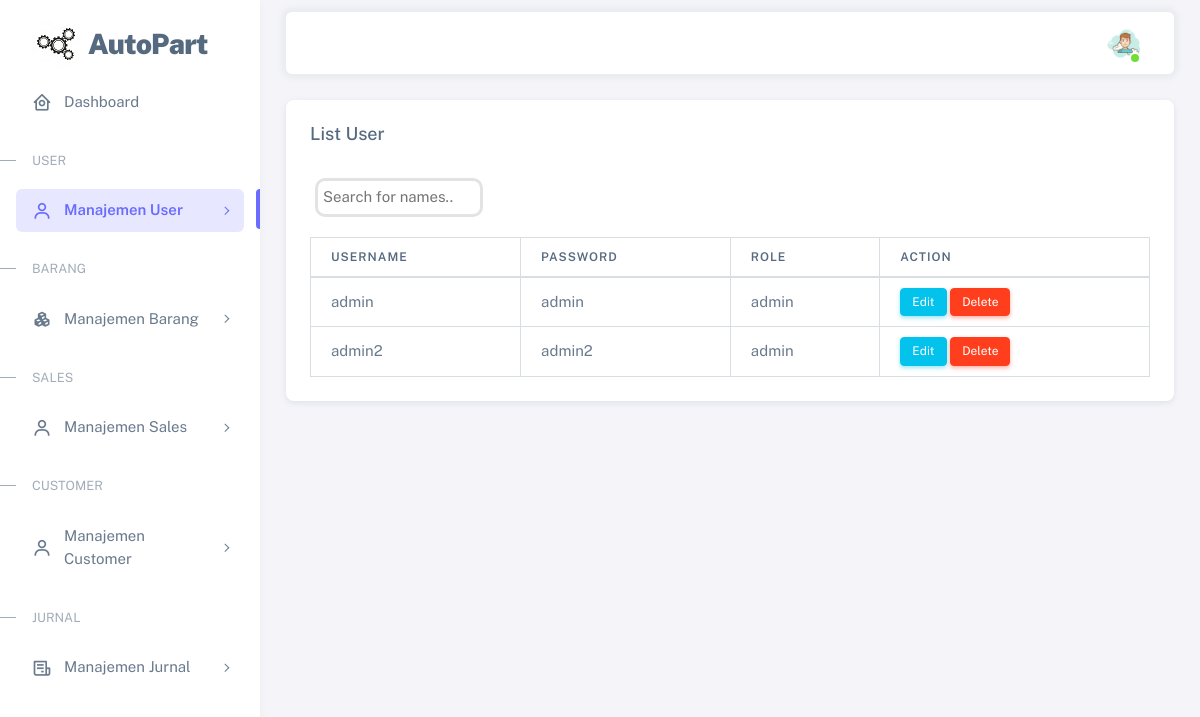
Screenshot of /admin/list_user.php with the database file from the repository.
### tables this page shows
CREATE TABLE `tb_user` (
  `id_user` bigint(11) NOT NULL,
  `user_name` varchar(100) NOT NULL,
  `password_user` varchar(100) NOT NULL,
  `level_user` varchar(20) NOT NULL
);

### admin/list_user.php (the view, shortened to what this page needs)
<?php
  require_once("koneksi.php");
?>
<!DOCTYPE html>
<html>
  <head>
    <link rel="stylesheet" href="assets/vendor/fonts/boxicons.css" />
    <link rel="stylesheet" href="assets/vendor/css/core.css" />
    <link rel="stylesheet" href="assets/vendor/css/theme-default.css"/>
    <link rel="stylesheet" href="assets/css/demo.css" />
  </head>
  <body>
    <div class="layout-wrapper layout-content-navbar">
    <div class="layout-container">
        <aside id="layout-menu" class="layout-menu menu-vertical menu bg-menu-theme">
          <div class="app-brand demo">
            <a href="index.php" class="app-brand-link">
              <span class="app-brand-logo demo">
                 <img src="assets/img/favicon/admin.png">
              </span>
              <span class="app-brand-text demo menu-text fw-bolder ms-2">AutoPart</span>
            </a>
          </div>
            <ul class="menu-inner py-1">
              <li class="menu-item ">
                <a href="index.php" class="menu-link">
                  <i class="menu-icon tf-icons bx bx-home-circle"></i>
                  <div data-i18n="Analytics">Dashboard</div>
                </a>
              </li>
              <li class="menu-header small text-uppercase"><span class="menu-header-text">User</span></li>
                <li class="menu-item active">
                  <a href="#" class="menu-link menu-toggle">
                    <i class="menu-icon tf-icons bx bx-user"></i>
                    <div data-i18n="Basic">Manajemen User</div>
                  </a>
                </li>
              <li class="menu-header small text-uppercase"><span class="menu-header-text">Barang</span></li>
                <li class="menu-item">
                  <a href="#" class="menu-link menu-toggle">
                    <i class="menu-icon tf-icons bx bxs-component"></i>
                    <div data-i18n="Basic">Manajemen Barang</div>
                  </a>
                </li>
              <li class="menu-header small text-uppercase"><span class="menu-header-text">Sales</span></li>
                <li class="menu-item">
                  <a href="#" class="menu-link menu-toggle">
                    <i class="menu-icon tf-icons bx bx-user"></i>
                    <div data-i18n="Basic">Manajemen Sales</div>
                  </a>
                </li>
                <li class="menu-header small text-uppercase"><span class="menu-header-text">Customer</span></li>
                  <li class="menu-item">
                    <a href="#" class="menu-link menu-toggle">
                      <i class="menu-icon tf-icons bx bx-user"></i>
                      <div data-i18n="Basic">Manajemen Customer</div>
                    </a>
                  </li>
                <li class="menu-header small text-uppercase"><span class="menu-header-text">Jurnal</span></li>
                  <li class="menu-item">
                    <a href="#" class="menu-link menu-toggle">
                      <i class="menu-icon tf-icons bx bx-receipt"></i>
                      <div data-i18n="Basic">Manajemen Jurnal</div>
                    </a>
                  </li>
        </aside>
      <div class="layout-page">
          <nav class="layout-navbar container-xxl navbar navbar-expand-xl navbar-detached align-items-center bg-navbar-theme" id="layout-navbar">
            <div class="navbar-nav-right d-flex align-items-center" id="navbar-collapse">
              <ul class="navbar-nav flex-row align-items-center ms-auto">
                <li class="nav-item navbar-dropdown dropdown-user dropdown">
                  <a class="nav-link dropdown-toggle hide-arrow" href="javascript:void(0);" data-bs-toggle="dropdown">
                    <div class="avatar avatar-online">
                      <img src="assets/img/avatars/1.png" alt class="w-px-40 h-auto rounded-circle" />
                    </div>
                  </a>
                </li>
              </ul>
            </div>
          </nav>
          <div class="content-wrapper">
            <div class="container-xxl flex-grow-1 container-p-y">
              <div class="row align-items-center">
                <div class="col-xl-12">
                  <div class="card">
                    <h5 class="card-header">List User</h5>
                    <div class="card-body">
                     <div class="table-responsive text-nowrap">
                     <input type="text" id="myInput" onkeyup="myFunction()" placeholder="Search for names.." style="margin-bottom: 20px;border: 3px solid #30262621;display: block;padding: 5px;border-radius: 10px;margin-left: 5px;width: 20%; margin-top: 10px">
                      <table class="table table-bordered">
                      <thead>
                                <tr>
                                    <th>Username</th>
                                    <th>Password</th>
                                    <th>role</th>
                                    <th>Action</th>
                                </tr>
                            </thead>
                            <tbody id="myTable">
                                <?php
                                    $query = "SELECT * FROM tb_user";
                                    $query_run = mysqli_query($con, $query);
                                    if(mysqli_num_rows($query_run) > 0)
                                    {
                                        foreach($query_run as $user)
                                        {
                                            ?>
                                            <tr>
                                                <td><?= $user['user_name']; ?></td>
                                                <td><?= $user['password_user']; ?></td>
                                                <td><?= $user['level_user']; ?></td>
                                                <td>
                                                    <a href="edit_user.php?id_user=<?= $user['id_user']; ?>" class="btn btn-info btn-sm">Edit</a>
                                                    <form action="code_user1.php" method="POST" class="d-inline">
                                                        <button type="submit" name="delete_user" value="<?=$user['id_user'];?>" class="btn btn-danger btn-sm">Delete</button>
                                                    </form>
                                                </td>
                                            </tr>
                                            <?php
                                        }
                                    }
                                    else
                                    {
                                        echo "<h5> No Record Found </h5>";
                                    }
                                ?>
                            </tbody>
                        </table>
                  </div>
                </div>
              </div>
                </div>
              </div>
            </div>
          </div>
    </div>
  </div>
  </body>
</html>

### admin/assets/css/demo.css (style rules this page uses)
.menu .app-brand.demo { height: 64px; margin-top: 12px; }
.app-brand-text.demo { font-size: 1.75rem; letter-spacing: -0.5px; }

### rows the page displays
tb_user: user_name "admin", password_user "admin", level_user "admin", $user['id_user'] 1 (drawn)
tb_user: user_name "admin2", password_user "admin2", level_user "admin", $user['id_user'] 2 (drawn)
